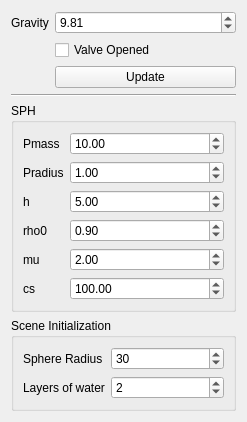
<?xml version="1.0" encoding="UTF-8"?>
<ui version="4.0">
 <class>WidgetFluid</class>
 <widget class="QWidget" name="WidgetFluid">
  <property name="geometry">
   <rect>
    <x>0</x>
    <y>0</y>
    <width>247</width>
    <height>349</height>
   </rect>
  </property>
  <property name="windowTitle">
   <string>Form</string>
  </property>
  <layout class="QFormLayout" name="formLayout_3">
   <item row="0" column="0">
    <widget class="QLabel" name="label">
     <property name="text">
      <string>Gravity</string>
     </property>
    </widget>
   </item>
   <item row="0" column="1">
    <widget class="QDoubleSpinBox" name="gravity">
     <property name="value">
      <double>9.810000000000000</double>
     </property>
    </widget>
   </item>
   <item row="1" column="0">
    <widget class="QLabel" name="label_3">
     <property name="text">
      <string/>
     </property>
    </widget>
   </item>
   <item row="1" column="1">
    <widget class="QCheckBox" name="valveOpen">
     <property name="text">
      <string>Valve Opened</string>
     </property>
    </widget>
   </item>
   <item row="2" column="0">
    <widget class="QLabel" name="label_2">
     <property name="text">
      <string/>
     </property>
    </widget>
   </item>
   <item row="2" column="1">
    <widget class="QPushButton" name="btnUpdate">
     <property name="text">
      <string>Update</string>
     </property>
    </widget>
   </item>
   <item row="3" column="0" colspan="2">
    <widget class="Line" name="line">
     <property name="orientation">
      <enum>Qt::Orientation::Horizontal</enum>
     </property>
    </widget>
   </item>
   <item row="4" column="0" colspan="2">
    <widget class="QGroupBox" name="groupBox">
     <property name="title">
      <string>SPH</string>
     </property>
     <layout class="QFormLayout" name="formLayout">
      <item row="0" column="0">
       <widget class="QLabel" name="label_5">
        <property name="text">
         <string>Pmass</string>
        </property>
       </widget>
      </item>
      <item row="0" column="1">
       <widget class="QDoubleSpinBox" name="Pmass">
        <property name="minimum">
         <double>0.100000000000000</double>
        </property>
        <property name="maximum">
         <double>50.000000000000000</double>
        </property>
        <property name="singleStep">
         <double>0.100000000000000</double>
        </property>
        <property name="value">
         <double>10.000000000000000</double>
        </property>
       </widget>
      </item>
      <item row="1" column="0">
       <widget class="QLabel" name="label_4">
        <property name="text">
         <string>Pradius</string>
        </property>
       </widget>
      </item>
      <item row="1" column="1">
       <widget class="QDoubleSpinBox" name="Pradius">
        <property name="minimum">
         <double>0.100000000000000</double>
        </property>
        <property name="maximum">
         <double>50.000000000000000</double>
        </property>
        <property name="singleStep">
         <double>0.100000000000000</double>
        </property>
        <property name="value">
         <double>1.000000000000000</double>
        </property>
       </widget>
      </item>
      <item row="2" column="0">
       <widget class="QLabel" name="label_6">
        <property name="text">
         <string>h</string>
        </property>
       </widget>
      </item>
      <item row="2" column="1">
       <widget class="QDoubleSpinBox" name="h">
        <property name="minimum">
         <double>1.000000000000000</double>
        </property>
        <property name="maximum">
         <double>10.000000000000000</double>
        </property>
        <property name="singleStep">
         <double>0.100000000000000</double>
        </property>
        <property name="value">
         <double>5.000000000000000</double>
        </property>
       </widget>
      </item>
      <item row="3" column="0">
       <widget class="QLabel" name="label_7">
        <property name="text">
         <string>rho0</string>
        </property>
       </widget>
      </item>
      <item row="3" column="1">
       <widget class="QDoubleSpinBox" name="rho0">
        <property name="minimum">
         <double>0.010000000000000</double>
        </property>
        <property name="maximum">
         <double>10.000000000000000</double>
        </property>
        <property name="singleStep">
         <double>0.010000000000000</double>
        </property>
        <property name="value">
         <double>0.900000000000000</double>
        </property>
       </widget>
      </item>
      <item row="4" column="0">
       <widget class="QLabel" name="label_9">
        <property name="text">
         <string>mu</string>
        </property>
       </widget>
      </item>
      <item row="4" column="1">
       <widget class="QDoubleSpinBox" name="mu">
        <property name="minimum">
         <double>0.100000000000000</double>
        </property>
        <property name="maximum">
         <double>10.000000000000000</double>
        </property>
        <property name="singleStep">
         <double>0.100000000000000</double>
        </property>
        <property name="value">
         <double>2.000000000000000</double>
        </property>
       </widget>
      </item>
      <item row="5" column="0">
       <widget class="QLabel" name="label_8">
        <property name="text">
         <string>cs</string>
        </property>
       </widget>
      </item>
      <item row="5" column="1">
       <widget class="QDoubleSpinBox" name="cs">
        <property name="minimum">
         <double>1.000000000000000</double>
        </property>
        <property name="maximum">
         <double>500.000000000000000</double>
        </property>
        <property name="value">
         <double>100.000000000000000</double>
        </property>
       </widget>
      </item>
     </layout>
    </widget>
   </item>
   <item row="5" column="0" colspan="2">
    <widget class="QGroupBox" name="groupBox_2">
     <property name="title">
      <string>Scene Initialization</string>
     </property>
     <layout class="QFormLayout" name="formLayout_2">
      <item row="0" column="0">
       <widget class="QLabel" name="label_11">
        <property name="text">
         <string>Sphere Radius</string>
        </property>
       </widget>
      </item>
      <item row="1" column="0">
       <widget class="QLabel" name="label_10">
        <property name="text">
         <string>Layers of water</string>
        </property>
       </widget>
      </item>
      <item row="0" column="1">
       <widget class="QSpinBox" name="Sradius">
        <property name="maximum">
         <number>40</number>
        </property>
        <property name="value">
         <number>30</number>
        </property>
       </widget>
      </item>
      <item row="1" column="1">
       <widget class="QSpinBox" name="Lwater">
        <property name="maximum">
         <number>5</number>
        </property>
        <property name="value">
         <number>2</number>
        </property>
       </widget>
      </item>
     </layout>
    </widget>
   </item>
  </layout>
 </widget>
 <resources/>
 <connections/>
</ui>
